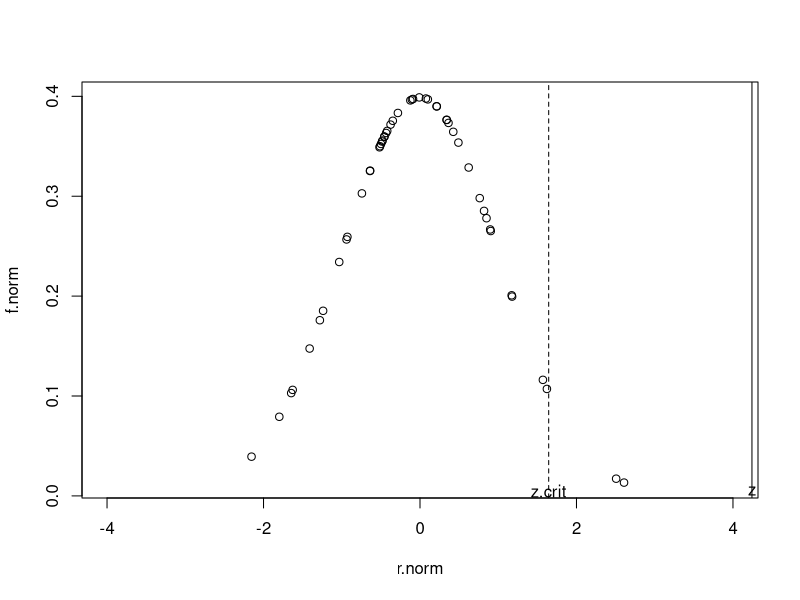
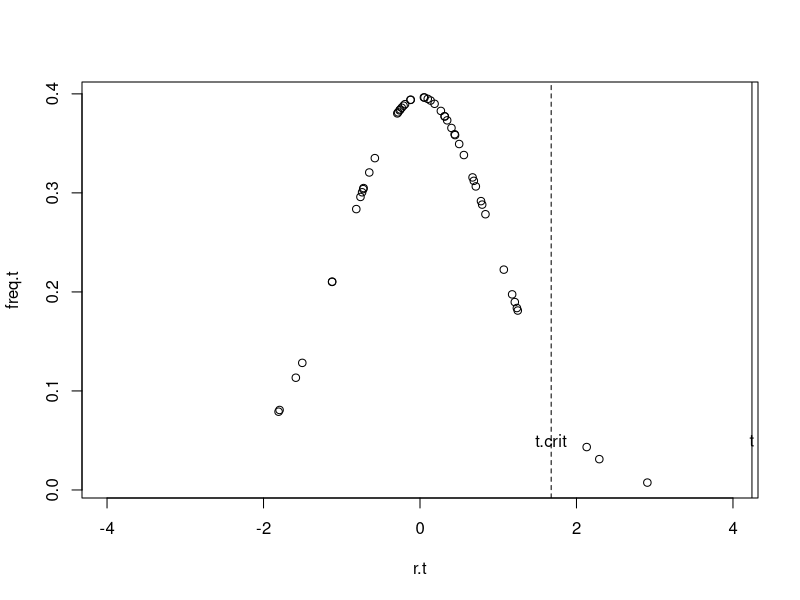

Write R code to recreate these figures, in order.
## ---- chunk 1
knitr::opts_chunk$set(echo = TRUE)
## ---- chunk 2
# Convert the sampling distribution with mean 2.6 an sd 0.5 to standard normal
# Then convert sample observation to z stat. on this same scale
# i.e 
z = (2.9-2.6)/(0.5/sqrt(50))
z.crit = qnorm(p = 0.95,mean = 0,sd = 1,lower.tail = TRUE)
## ---- chunk 3

# To picture ths values
r.norm <- sort(rnorm(n = 50))
f.norm <- dnorm(x = r.norm, mean = 0,sd = 1 )
plot(x = r.norm,y = f.norm,xlim = c(-4,4))
abline(v = c(z.crit,z), lty = c(2,1))
text(x = c(z.crit,z),y = c(0.005,0.005),labels = c("z.crit","z"))
## ---- chunk 4
# Convert the sampling distribution with mean 2.6 and sd 0.5 to t distribution
# Then convert sample observation to t stat. on this same scale
# i.e 
t = (2.9-2.6)/(0.5/sqrt(50))
t.crit = qt(p = 0.95,df = 49,lower.tail = TRUE) # df 49 as s was used
# To picture ths values
r.t <- sort(rt(n = 50,df = 49))
freq.t <- dt(x = r.t, df = 49 )
plot(x = r.t,y = freq.t,xlim = c(-4,4))
abline(v = c(t.crit,t), lty = c(2,1))
text(x = c(t.crit,t),y = c(0.05,0.05),labels = c("t.crit","t"))

